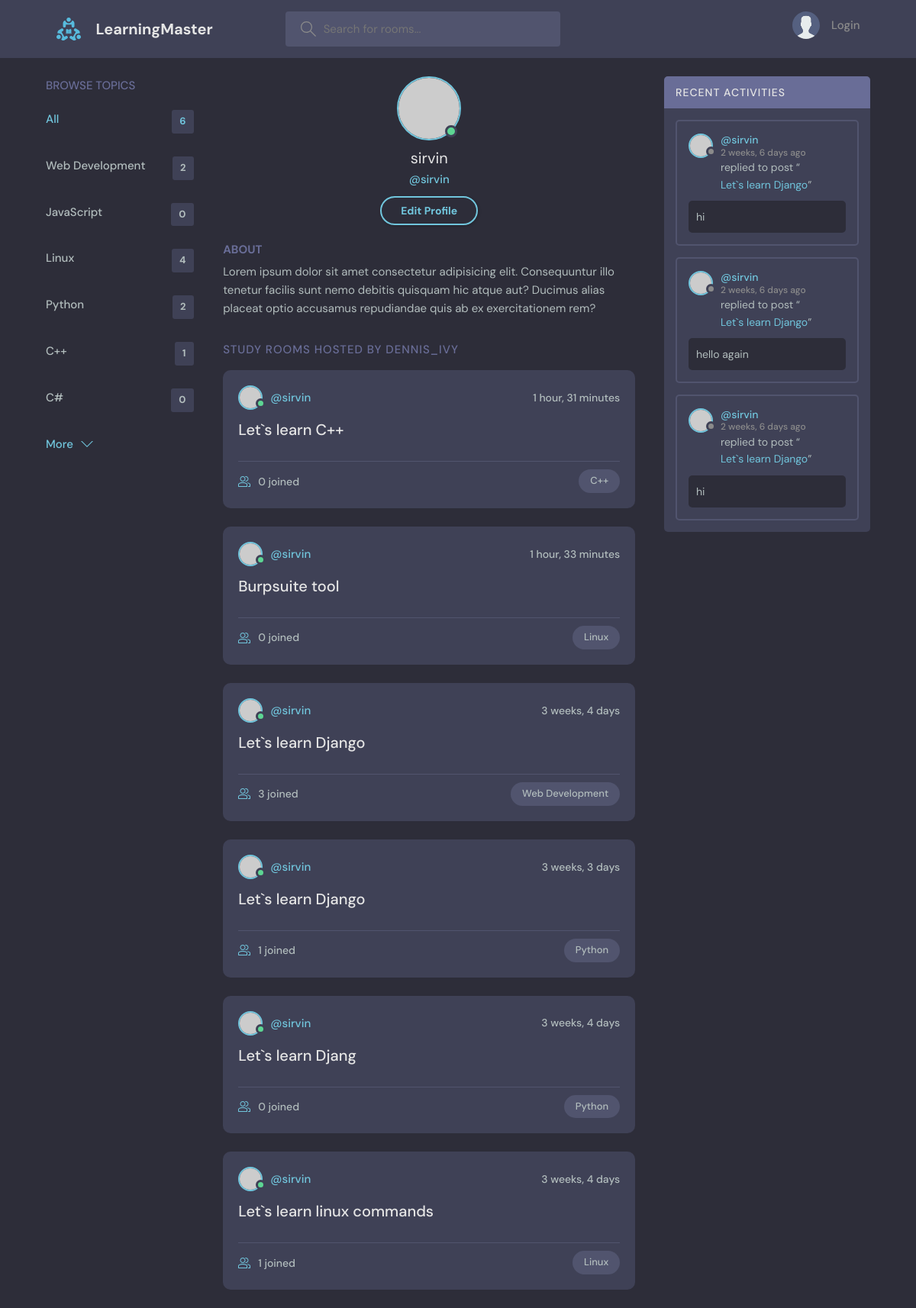
Page /profile/1/ on the committed database.
### base/models.py (models this page shows, shortened)
class Topic(models.Model):
    name = models.CharField(max_length=200)

class Room(models.Model):
    host = models.ForeignKey(User, on_delete= models.SET_NULL, null=True)
    topic = models.ForeignKey(Topic, on_delete= models.SET_NULL, null=True)
    name = models.CharField(max_length=200)
    description = models.TextField(null=True, blank=True)
    participants = models.ManyToManyField(User,related_name='participants',blank=True)
    updated = models.DateTimeField(auto_now=True)
    created = models.DateTimeField(auto_now_add=True)
    class Meta:
        ordering = [
            '-updated','-created'
        ]
    def __str__(self):
        return self.name

class Message(models.Model):
    user = models.ForeignKey(User, on_delete=models.CASCADE)
    room = models.ForeignKey(Room, on_delete= models.CASCADE)
    body = models.TextField()
    updated = models.DateTimeField(auto_now=True)
    created = models.DateTimeField(auto_now_add=True)
    class Meta:
        ordering = [
            '-updated','-created'
        ]

### base/views.py (the view)
# urls.py: path('profile/<str:pk>/',views.user_profile, name="user-profile"),
def user_profile(request,pk):
    user = User.objects.get(id=pk)
    rooms = user.room_set.all()
    room_messages = user.message_set.all()
    topics = Topic.objects.all()
    context = {'user':user,'rooms':rooms,'room_messages':room_messages,'topics':topics}
    return render(request,'base/profile.html',context)

### base/templates/base/profile.html
{% extends 'main.html' %}
{% block content %}
<main class="profile-page layout layout--3">
  <div class="container">
    {% include 'base/topics_comp.html' %}
    <div class="roomList">
      <div class="profile">
        <div class="profile__avatar">
          <div class="avatar avatar--large active">
            <img src="https://randomuser.me/api/portraits/men/11.jpg" />
          </div>
        </div>
        <div class="profile__info">
          <h3>{{user.username}}</h3>
          <p>@{{user.username}}</p>
          <a href="edit-user.html" class="btn btn--main btn--pill">Edit Profile</a>
        </div>
        <div class="profile__about">
          <h3>About</h3>
          <p>
            Lorem ipsum dolor sit amet consectetur adipisicing elit. Consequuntur illo tenetur
            facilis sunt nemo debitis quisquam hic atque aut? Ducimus alias placeat optio
            accusamus repudiandae quis ab ex exercitationem rem?
          </p>
        </div>
      </div>
      <div class="roomList__header">
        <div>
          <h2>Study Rooms Hosted by dennis_ivy</a>
          </h2>
        </div>
      </div>
      {% include 'base/feed_comp.html' %}
    </div>
    {% include 'base/activity_comp.html' %}
  </div>
</main>
{% endblock content %}

### base/templates/base/topics_comp.html
<div class="topics">
  <div class="topics__header">
    <h2>Browse Topics</h2>
  </div>
  <ul class="topics__list">
    <li>
      <a href="{% url 'home' %}" class="active">All <span>{{topics.count}}</span></a>
    </li>
    {% for topic in topics %}
    <li>
      <a href="{% url 'home'%}?q={{topic.name}}">{{topic.name}} <span>{{topic.room_set.all.count}}</span></a>
    </li>
    {% endfor %}
  </ul>
  <a class="btn btn--link" href="topics.html">
    More
    <svg version="1.1" xmlns="http://www.w3.org/2000/svg" width="32" height="32" viewBox="0 0 32 32">
      <title>chevron-down</title>
      <path d="M16 21l-13-13h-3l16 16 16-16h-3l-13 13z"></path>
    </svg>
  </a>
</div>

### base/templates/base/feed_comp.html (shortened to what this page needs)
{% for room in rooms %}
<div class="roomListRoom">
  <div class="roomListRoom__header">
    <a href="{% url 'user-profile' user.id %}" class="roomListRoom__author">
      <div class="avatar avatar--small active">
        <img src="https://randomuser.me/api/portraits/men/11.jpg" />
      </div>
      <span>@{{room.host.username}}</span>
    </a>
    <div class="roomListRoom__actions">
      <span>{{room.created|timesince    }}</span>
    </div>
  </div>
  <div class="roomListRoom__content">
    <a href="{% url 'room' room.id %}">{{room.name}}</a>
  </div>
  <div class="roomListRoom__meta">
    <a href="{% url 'room' room.id %}" class="roomListRoom__joined">
      {{room.participants.all.count}} joined
    </a>
    <p class="roomListRoom__topic">{{room.topic.name}}</p>
  </div>
</div>
{% endfor %}

### base/templates/base/activity_comp.html (shortened to what this page needs)
<div class="activities">
  <div class="activities__header">
    <h2>Recent Activities</h2>
  </div>
  {% for message in room_messages%}
  <div class="activities__box">
    <div class="activities__boxHeader roomListRoom__header">
      <a href="{% url 'user-profile' message.user.id %}" class="roomListRoom__author">
        <div class="avatar avatar--small">
          <img src="https://randomuser.me/api/portraits/women/11.jpg" />
        </div>
        <p>
          @{{message.user}}
          <span>  {{message.created|timesince}} ago</span>
        </p>
      </a>
    </div>
    <div class="activities__boxContent">
      <p>replied to post “<a href="{% url 'room' message.room.id %}">{{message.room}}</a>”</p>
      <div class="activities__boxRoomContent">
        {{message.body}}
      </div>
    </div>
  </div>
  {% endfor %}
</div>

### rows in the picture
Topic: name "Web Development", room_set.all.count "2"
Topic: name "JavaScript", room_set.all.count "0"
Topic: name "Linux", room_set.all.count "4"
Topic: name "Python", room_set.all.count "2"
Topic: name "C++", room_set.all.count "1"
Topic: name "C#", room_set.all.count "0"
Room: host.username "sirvin", created "1 hour, 31 minutes", name "Let`s learn C++", participants.all.count "0", topic.name "C++"
Room: host.username "sirvin", created "1 hour, 33 minutes", name "Burpsuite tool", participants.all.count "0", topic.name "Linux"
Room: host.username "sirvin", created "3 weeks, 4 days", name "Let`s learn Django", participants.all.count "3", topic.name "Web Development"
Room: host.username "sirvin", created "3 weeks, 3 days", name "Let`s learn Django", participants.all.count "1", topic.name "Python"
Room: host.username "sirvin", created "3 weeks, 4 days", name "Let`s learn Djang", participants.all.count "0", topic.name "Python"
Room: host.username "sirvin", created "3 weeks, 4 days", name "Let`s learn linux commands", participants.all.count "1", topic.name "Linux"
Message: user "sirvin", created "2 weeks, 6 days", room "Let`s learn Django", body "hi"
Message: user "sirvin", created "2 weeks, 6 days", room "Let`s learn Django", body "hello again"
Message: user "sirvin", created "2 weeks, 6 days", room "Let`s learn Django", body "hi"

### other values in the picture
{{ topics.count }} "6"
{{ user.username }} "sirvin"
